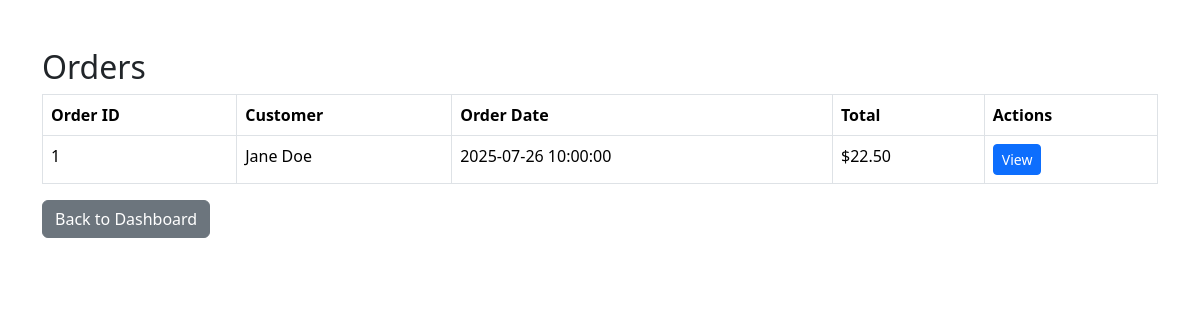
/admin/orders/index.php, run on the app's committed database.
### tables this page shows
CREATE TABLE orders (
  id INT UNSIGNED AUTO_INCREMENT PRIMARY KEY,
  customer_id INT UNSIGNED,
  order_date DATETIME,
  total DECIMAL(10,2),
  FOREIGN KEY (customer_id) REFERENCES customers(id)
);

CREATE TABLE customers (
  id INT UNSIGNED AUTO_INCREMENT PRIMARY KEY,
  name VARCHAR(100),
  email VARCHAR(100),
  address VARCHAR(200)
);

### admin/orders/functions.php (called while the page is built, shortened)
<?php
function get_orders($connect)
{
    $q = "SELECT orders.id, orders.order_date, orders.total, customers.name as customer
    FROM orders
    JOIN customers ON orders.customer_id=customers.id
    ORDER BY orders.order_date DESC";
    $result = mysqli_query($connect, $q);
    return $result;
}
?>

### admin/orders/index.php (the view, shortened to what this page needs)
<?php
include('../includes/connect.php');
include('functions.php');
$orders = get_orders($connect);
?>
<!DOCTYPE html>
<html lang="en">
<head>
    <link href="https://cdn.jsdelivr.net/npm/bootstrap@5.3.2/dist/css/bootstrap.min.css" rel="stylesheet">
</head>
<body>
    <div class="container mt-5">
        <h2>Orders</h2>
        <table class="table table-bordered">
            <thead>
                <tr>
                    <th>Order ID</th>
                    <th>Customer</th>
                    <th>Order Date</th>
                    <th>Total</th>
                    <th>Actions</th>
                </tr>
            </thead>
            <tbody>
                <?php while ($row = mysqli_fetch_assoc($orders)): ?>
                    <tr>
                        <td><?php echo $row['id']; ?></td>
                        <td><?php echo $row['customer']; ?></td>
                        <td><?php echo $row['order_date']; ?></td>
                        <td>$<?php echo $row['total']; ?></td>
                        <td>
                            <a href="view.php?id=<?php echo intval($row['id']); ?>" class="btn btn-sm btn-primary">View</a>
                        </td>
                    </tr>
                <?php endwhile; ?>
            </tbody>
        </table>
        <a href="../dashboard.php" class="btn btn-secondary">Back to Dashboard</a>
    </div>
</body>
</html>

### data on the page
orders: id "1", customer.name "Jane Doe", order_date "2025-07-26 10:00:00", total "22.50"
